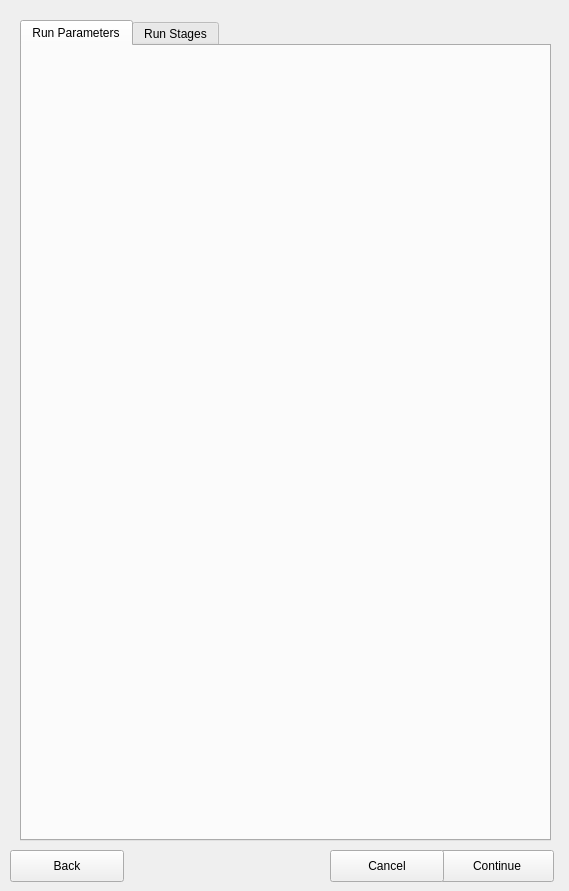
<?xml version="1.0" encoding="UTF-8"?>
<ui version="4.0">
 <class>ParentWidget</class>
 <widget class="QWidget" name="ParentWidget">
  <property name="geometry">
   <rect>
    <x>0</x>
    <y>0</y>
    <width>569</width>
    <height>891</height>
   </rect>
  </property>
  <property name="windowTitle">
   <string>Form</string>
  </property>
  <widget class="QTabWidget" name="parentTabWidget">
   <property name="geometry">
    <rect>
     <x>20</x>
     <y>20</y>
     <width>531</width>
     <height>821</height>
    </rect>
   </property>
   <property name="currentIndex">
    <number>0</number>
   </property>
   <widget class="QWidget" name="runParameterTab">
    <attribute name="title">
     <string>Run Parameters</string>
    </attribute>
   </widget>
   <widget class="QWidget" name="runStagesTab">
    <attribute name="title">
     <string>Run Stages</string>
    </attribute>
   </widget>
  </widget>
  <widget class="QPushButton" name="continueButton">
   <property name="geometry">
    <rect>
     <x>440</x>
     <y>850</y>
     <width>114</width>
     <height>32</height>
    </rect>
   </property>
   <property name="text">
    <string>Continue</string>
   </property>
  </widget>
  <widget class="QPushButton" name="cancelButton">
   <property name="geometry">
    <rect>
     <x>330</x>
     <y>850</y>
     <width>114</width>
     <height>32</height>
    </rect>
   </property>
   <property name="text">
    <string>Cancel</string>
   </property>
  </widget>
  <widget class="QPushButton" name="backButton">
   <property name="geometry">
    <rect>
     <x>10</x>
     <y>850</y>
     <width>114</width>
     <height>32</height>
    </rect>
   </property>
   <property name="text">
    <string>Back</string>
   </property>
  </widget>
 </widget>
 <resources/>
 <connections/>
</ui>
